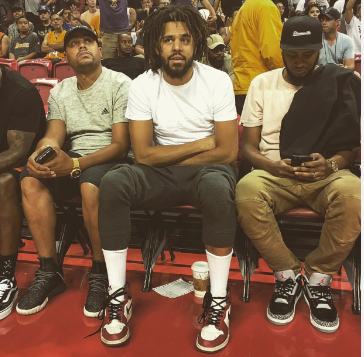
#> input picture jcole.PNG, 364 x 357 px, found by its file name
$ python Encrypt_img.py
#> lines starting #> are read from the running program, lines starting #| are printed output that depends on the picture
from PIL import Image # type: ignore

def encrypt_image(image_path, key):
#> called with image_path = 'jcole.png', key = 40
    img = Image.open(image_path)
#> img is the input picture: PIL image 364x357 RGBA; mean R, G, B, A 124, 94.8, 71.2, 255
    width, height = img.size
#> width = 364; height = 357
    img_encrypted = Image.new(img.mode, img.size)
#> img_encrypted: PIL image 364x357 RGBA; every value is 0

    for y in range(height):
        for x in range(width):
            pixel = img.getpixel((x, y))

            encrypted_pixel = tuple((p + key) % 256 for p in pixel)
            img_encrypted.putpixel((x, y), encrypted_pixel)
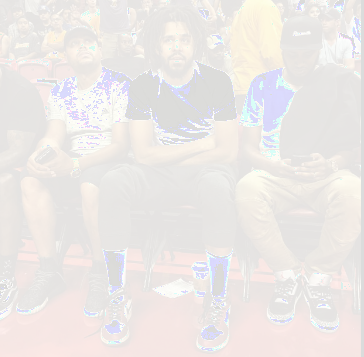
#> img_encrypted: PIL image 364x357 RGBA; mean R, G, B, A 137.7, 110.8, 96.9, 39; transparent parts drawn white

    encrypted_image_path = image_path.split('.')[0] + '_encrypted.png'
    img_encrypted.save(encrypted_image_path)
    print(f"Image encrypted successfully with adjustment of {key}. Encrypted image saved as {encrypted_image_path}.")
    return encrypted_image_path

def decrypt_image(encrypted_image_path, key):
#> called with encrypted_image_path = 'jcole_encrypted.png', key = 40
    img_encrypted = Image.open(encrypted_image_path)
    width, height = img_encrypted.size
#> width = 364; height = 357
    img_decrypted = Image.new(img_encrypted.mode, img_encrypted.size)

    for y in range(height):
        for x in range(width):
            pixel = img_encrypted.getpixel((x, y))

            decrypted_pixel = tuple((p - key) % 256 for p in pixel)
            img_decrypted.putpixel((x, y), decrypted_pixel)

    decrypted_image_path = encrypted_image_path.split('_encrypted')[0] + '_decrypted.png'
    img_decrypted.save(decrypted_image_path)
    print(f"Image decrypted successfully with adjustment of {key}. Decrypted image saved as {decrypted_image_path}.")
    return decrypted_image_path

image_path = 'jcole.png'
key = 40
encrypted_image_path = encrypt_image(image_path, key)

decrypted_image_path = decrypt_image(encrypted_image_path, key)
